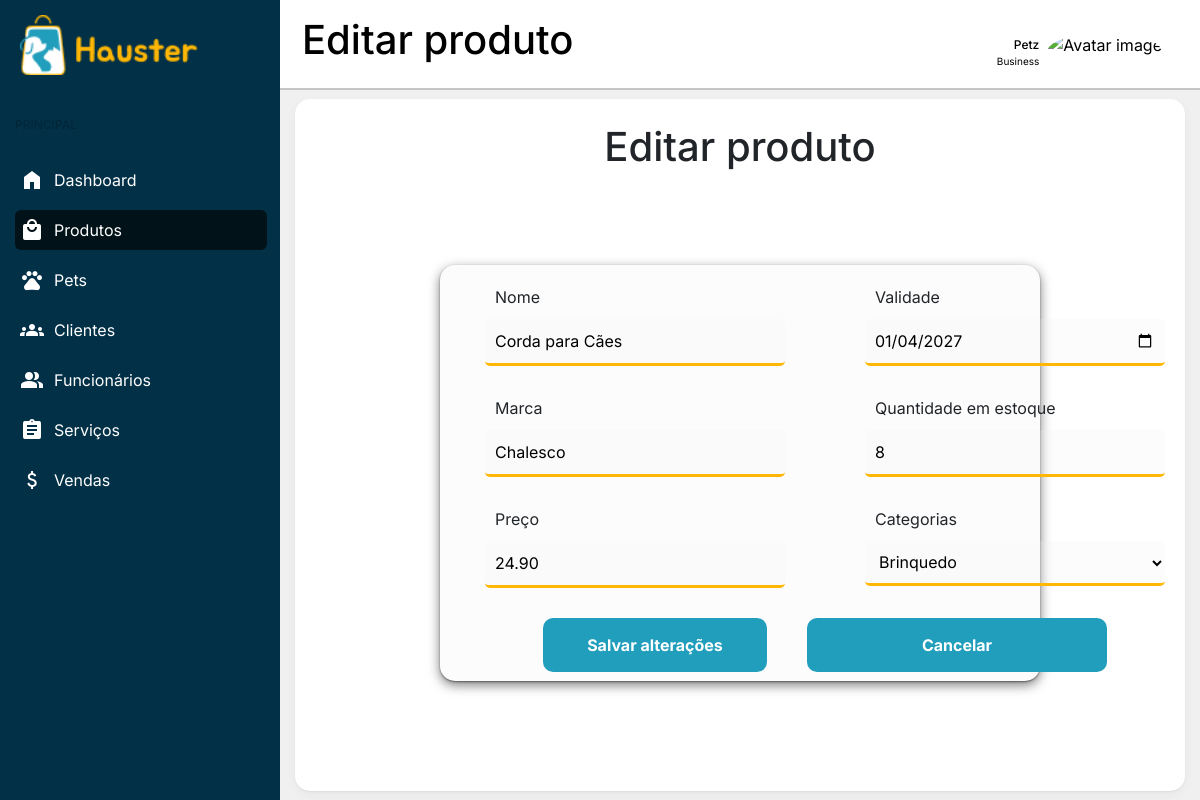
Screenshot of /dashboard.php?pagina=produtos_editar&id_prod=10 (signed in) with the database file from the repository.
### tables this page shows
CREATE TABLE IF NOT EXISTS `produtos` (
  `idprodutos` int(11) NOT NULL AUTO_INCREMENT,
  `nome_prod` varchar(45) NOT NULL,
  `validade` date NOT NULL,
  `estoque` int(11) NOT NULL,
  `marca` varchar(45) NOT NULL,
  `preco` decimal(10,2) NOT NULL,
  `categorias_idcategorias` int(11) NOT NULL,
  `estabelecimento_idestabelecimento` int(11) NOT NULL,
  PRIMARY KEY (`idprodutos`,`categorias_idcategorias`,`estabelecimento_idestabelecimento`),
  KEY `fk_produtos_categorias1_idx` (`categorias_idcategorias`),
  KEY `fk_produtos_estabelecimento1_idx` (`estabelecimento_idestabelecimento`),
  CONSTRAINT `fk_produtos_categorias1` FOREIGN KEY (`categorias_idcategorias`) REFERENCES `categorias` (`idcategorias`) ON DELETE NO ACTION ON UPDATE NO ACTION,
  CONSTRAINT `fk_produtos_estabelecimento` FOREIGN KEY (`estabelecimento_idestabelecimento`) REFERENCES `estabelecimento` (`idestabelecimento`) ON DELETE CASCADE ON UPDATE NO ACTION
);

CREATE TABLE IF NOT EXISTS `categorias` (
  `idcategorias` int(11) NOT NULL AUTO_INCREMENT,
  `nome` varchar(45) NOT NULL,
  PRIMARY KEY (`idcategorias`)
);

### dashboard/estoque/editar.php (the view, shortened to what this page needs)
<?php
$id = isset($_GET['id_prod']) ? (int) $_GET['id_prod'] : 0;
$stmt = $conexao->prepare(
    "SELECT p.*, c.nome AS nome_categoria
     FROM produtos p
     JOIN categorias c ON p.categorias_idcategorias = c.idcategorias
     WHERE p.idprodutos = :id"
);
$stmt->execute([':id' => $id]);
$produto = $stmt->fetch();
$stmt2 = $conexao->query("SELECT * FROM categorias");
$categorias = $stmt2->fetchAll();
?>
<main class="tabela content fundo">
    <h1 class="titulo">Editar produto</h1>
    <form method="POST" action="dashboard.php?pagina=produtos_editar&id_prod=<?= $produto['idprodutos'] ?>" class="form-produto">
        <div class="campos">
            <div class="campo">
                <label for="nome">Nome</label>
                <input type="text" id="nome" name="nome" value="<?= htmlspecialchars($produto['nome_prod']) ?>" required>
            </div>
            <div class="campo">
                <label for="validade">Validade</label>
                <input type="date" id="validade" name="validade" value="<?= htmlspecialchars($produto['validade']) ?>">
            </div>
            <div class="campo">
                <label for="marca">Marca</label>
                <input type="text" id="marca" name="marca" value="<?= htmlspecialchars($produto['marca']) ?>">
            </div>
            <div class="campo">
                <label for="quantidade_estoque">Quantidade em estoque</label>
                <input type="number" id="quantidade_estoque" name="quantidade_estoque" min="0" value="<?= htmlspecialchars($produto['estoque']) ?>" required>
            </div>
            <div class="campo">
                <label for="preco">Preço</label>
                <input type="text" id="preco" name="preco" value="<?= htmlspecialchars($produto['preco']) ?>">
            </div>
            <div class="campo">
                <label for="categorias">Categorias</label>
                <select name="categorias" id="categorias">
                    <?php foreach ($categorias as $categoria): ?>
                        <option value="<?= $categoria['idcategorias'] ?>" <?= $categoria['idcategorias'] == $produto['categorias_idcategorias'] ? 'selected' : '' ?>>
                            <?= htmlspecialchars($categoria['nome']) ?>
                        </option>
                    <?php endforeach; ?>
                </select>
            </div>
            <div class="acoes campo">
                <button type="submit">Salvar alterações</button>
                <a href="dashboard.php?pagina=produtos"><button type="button">Cancelar</button></a>
            </div>
        </div>
    </form>
</main>

### css/side-bar.css (style rules this page uses)
:root { --branco: #ffff; --preto: #000000; --primaria-100: #B0E8FE; --primaria-200: #2CC7EC; --primaria-base: #219EBC; --primaria-400: #16778E; --primaria-500: #0C5262; --primaria-600: #042F3A; --primaria-700: #011319; --secundaria-100: #FFE9D2; --secundaria-base: #FFB703; --secundaria-300: #CE9300; --secundaria-400: #9E7000; --secundaria-500: #714F00; --secundaria-600: #473000; --secundaria-700: #211500; --cinza-100: #F0F0F0; --cinza-200: #B3B8BB; --cinza-base: #8E9294; --cinza-400: #6A6D6F; --cinza-500: #494B4C; --cinza-600: #2A2B2C; --cinza-700: #101111; --fundo: #023047; --font: "Inter"; }
* { margin: 0; padding: 0; border: none; box-sizing: border-box; }
html, body { height: 100%; font-family: "Inter", Helvetica, sans-serif; }
.dashboard { display: grid; grid-template-areas: "sidebar topbar" "sidebar content"; grid-template-columns: 280px 1fr; grid-template-rows: 90px 1fr; height: 100vh; background-color: var(--cinza-100); }
.content { grid-area: content; padding: 1.5rem; }

### dashboard/estoque/css/cadastrar.css (style rules this page uses)
:root { --branco: #ffff; --preto: #000000; --primaria-100: #B0E8FE; --primaria-200: #2CC7EC; --primaria-base: #219EBC; --primaria-400: #16778E; --primaria-500: #0C5262; --primaria-600: #042F3A; --primaria-700: #011319; --primaria-hover: #1e91ad; --secundaria-100: #FFE9D2; --secundaria-base: #FFB703; --secundaria-300: #CE9300; --secundaria-400: #9E7000; --secundaria-500: #714F00; --secundaria-600: #473000; --secundaria-700: #211500; --secundaria-hover: #e4a404; --cinza-100: #F0F0F0; --cinza-200: #B3B8BB; --cinza-base: #8E9294; --cinza-400: #6A6D6F; --cinza-500: #494B4C; --cinza-600: #2A2B2C; --cinza-700: #101111; --cinza-inputs: rgba(235, 235, 235, 0.185); --font: "Inter"; }
* { margin: 0; padding: 0; box-sizing: border-box; font-family: var(--font); }
.fundo { display: flex; flex-direction: column; margin: 1% 15px 1% 15px; background-color: var(--branco); box-shadow: 0 1px 2px rgba(0, 0, 0, 0.05), 0 4px 12px rgba(0, 0, 0, 0.04); border-radius: 15px; }
.form-produto { margin: auto; background-color: var(--cinza-inputs); box-shadow: 0 1px 2px rgba(0, 0, 0, 0.427), 0 4px 12px rgba(0, 0, 0, 0.519); border-radius: 15px; padding: 20px; width: 50vw; height: 52vh; gap: 10px; }
.titulo { text-align: center; }
.campos { display: grid; grid-template-columns: repeat(2, 350px); gap: 30px; justify-content: space-between; }
.campo { display: flex; align-items: center; flex-direction: column; gap: 10px; }
.acoes { grid-column: 1 / -1; display: flex; gap: 40px; flex-direction: row; justify-content: center; width: 47vw; margin: 0 auto; }
.campo > input, .campo > select { border-bottom: 3px solid var(--secundaria-base); background-color: var(--cinza-inputs); border-radius: 5px; padding: 10px; width: 300px; }
.campo > label { width: 80%; text-align: left; }
.acoes > button, .acoes > a > button { padding: 15px 0px; width: 300px; font-weight: bold; border-radius: 10px; background-color: var(--primaria-base); color: var(--branco); }
.acoes > a { text-decoration: none; }

### rows the page displays
produtos: nome "Corda para Cães", validade "01/04/2027", marca "Chalesco", quantidade_estoque "8", preco "24.90", categorias "Brinquedo"

### other values shown
$titulo_pagina "Editar produto"
$_SESSION['nome_fantasia'] "Petz"
